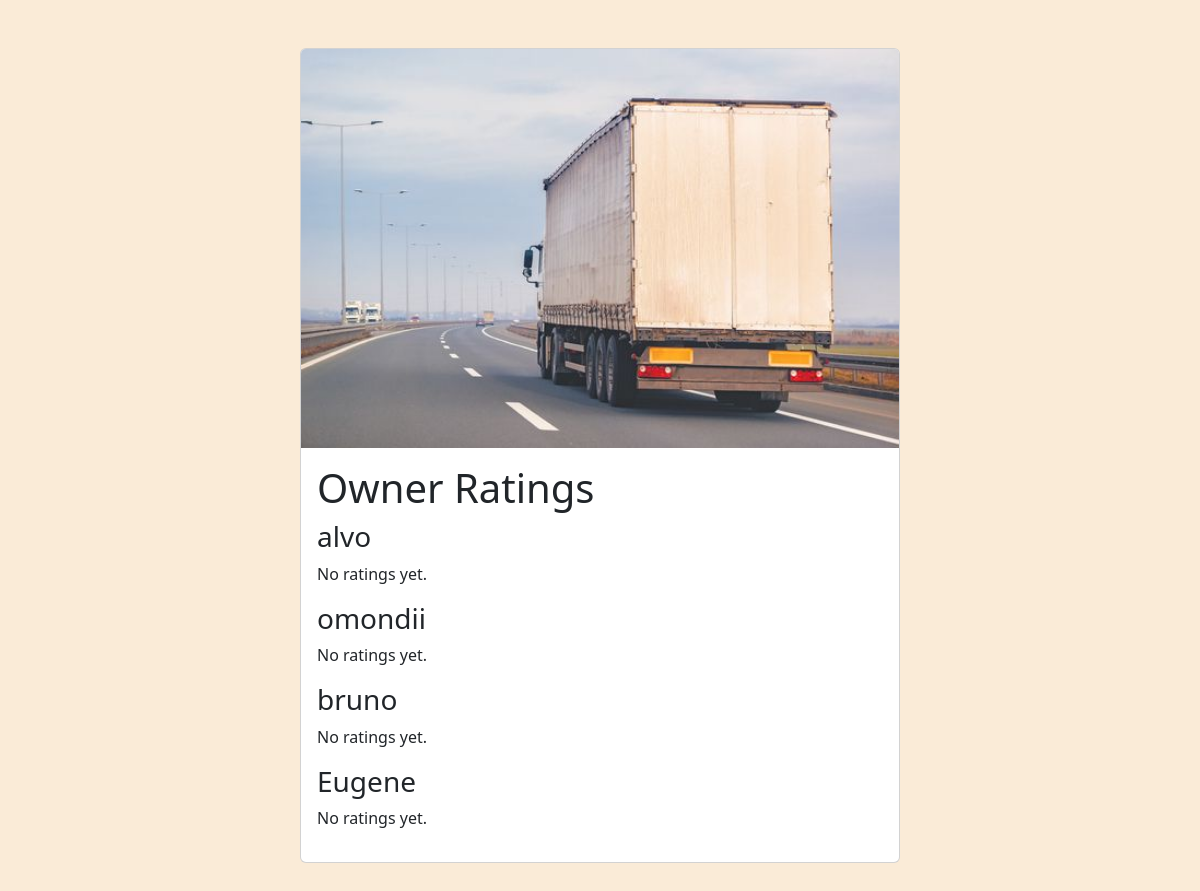
The page /customer_owner_ratings/ on the database as committed earlier.
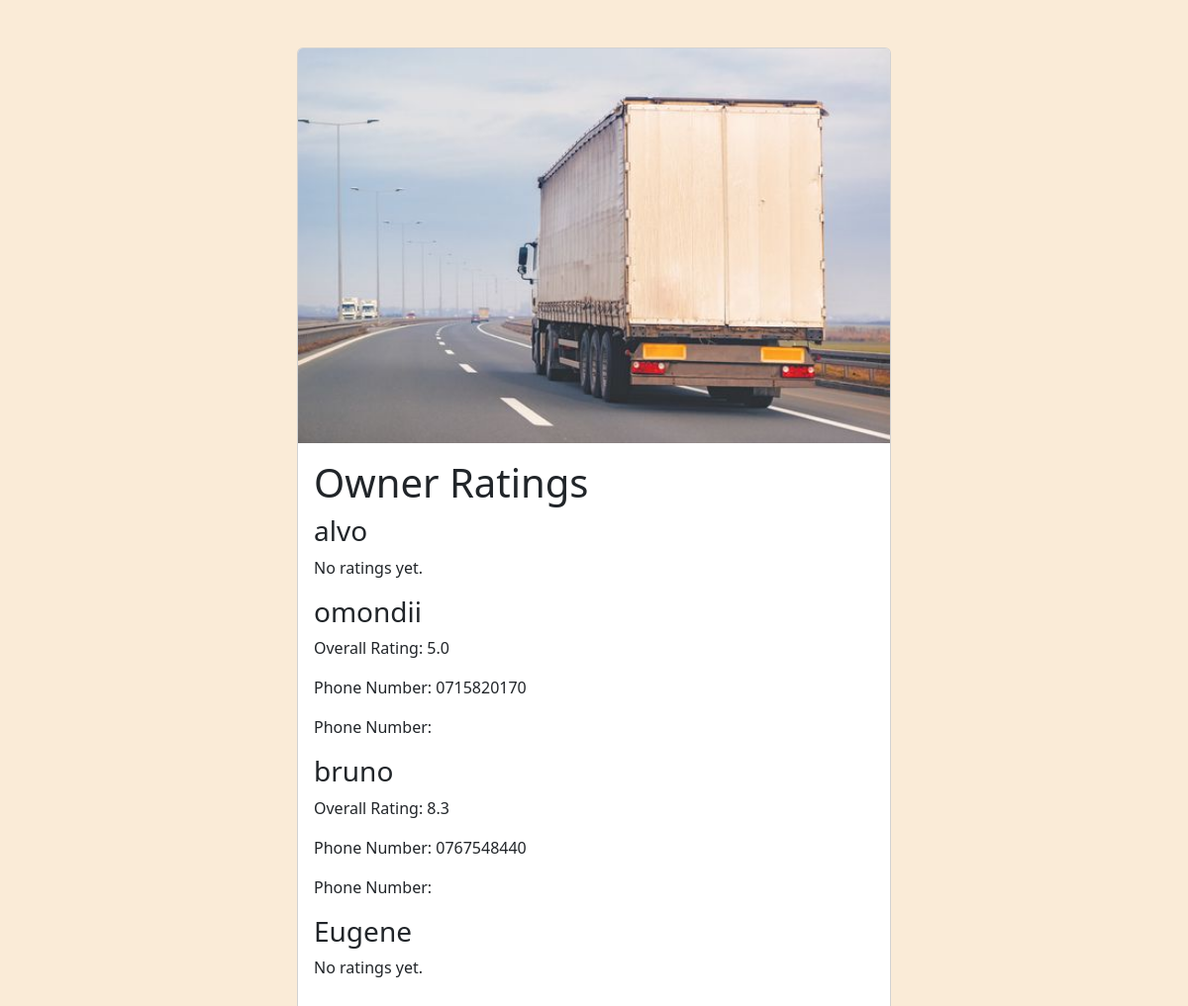
The same page on the database as committed later.
### accounts/models.py (models this page shows)
class User(AbstractUser):
    name = models.CharField(max_length=200, null=True) #attribute name defined
    email = models.EmailField(unique=True,null=True)

### Owner/models.py (models this page shows, shortened)
class Car(models.Model):
    owner = models.ForeignKey(User, null=True, on_delete=models.CASCADE)
    reg_no = models.CharField(max_length=20, unique=True, validators=[
        RegexValidator('^(K)([ABCDEFGHJKLMNPQRSTUVWXYZ]){2}( ){1}(\d){3}([ABCDEFGHJKLMNPQRSTUVWXYZ])$',
                       message="Invalid Number Plate")])
    image = models.ImageField(upload_to='car_images/')
    description = models.TextField(null=True, blank=True)
    phone_no = models.CharField(max_length=20, unique=True,
                                validators=[RegexValidator('^(0)([127])(\d){8}$', message='Invalid phone numbers')])
    updated = models.DateTimeField(auto_now = True , null=True)
    created = models.DateTimeField(auto_now_add=True, null= True)
    class Meta:
       ordering = ['-updated', '-created']  # Order by updated field in descending order and then by created field in descending order

### accounts/views.py (the view)
# urls.py: path('customer_owner_ratings/', views.view_owner_ratings, name='owner_ratings'),
def view_owner_ratings(request):
    group_name = 'owner'  # The name of the group for owners
    owners_group = Group.objects.get(name=group_name)
    owners = owners_group.user_set.annotate(num_cars=Count('car'))
    owner_ratings = []
    for owner in owners:
        overall_rating = Review.objects.filter(owner=owner).aggregate(Avg('rate'))['rate__avg']
        car = Car.objects.filter(owner=owner).first()
        phone_number = car.phone_no if car else None  # Fetch the phone number from the associated Car object
        owner_ratings.append({
            'owner': owner,
            'overall_rating': overall_rating,
            'phone_number': phone_number
        })
    context = {
        'owner_ratings': owner_ratings,
    }
    return render(request, 'accounts/view_owner_ratings.html', context)

### accounts/templates/accounts/view_owner_ratings.html (shortened to what this page needs)
<!DOCTYPE html>
{%load static%}
<html lang="en">
<head>
  <link href="https://cdn.jsdelivr.net/npm/bootstrap@5.3.0-alpha3/dist/css/bootstrap.min.css" rel="stylesheet">
</head>
<body style="background-color: antiquewhite";>
  <div class="card  mx-auto my-5" style="width: 50%;">
    <img src="{% static 'images/img3.jpg'%}" class="card-img-top" alt="...">
    <div class="card-body">
        <h1>Owner Ratings</h1>
{% for owner_rating in owner_ratings %}
    <h3>{{ owner_rating.owner.username }}</h3>
    {% if owner_rating.overall_rating %}
        <p>Overall Rating: {{ owner_rating.overall_rating|floatformat:1 }}</p>
        <p>Phone Number: {{ owner_rating.phone_number }}</p>
        <p>Phone Number: {{ owner_rating.owner.phone_no }}</p>
    {% else %}
        <p>No ratings yet.</p>
    {% endif %}
{% endfor %}
  </div>
</body>
</html>

Rows that differ between the two databases and show on the page:
changed User "omondii": overall_rating (not shown) → "5.0"; phone_number (not shown) → "0715820170"; text "No ratings yet." → "Overall Rating: Phone Number: Phone Number:"
shown differently, row unchanged: User "bruno": overall_rating (not shown) → "8.3"; phone_number (not shown) → "0767548440"; text "No ratings yet." → "Overall Rating: Phone Number: Phone Number:"
